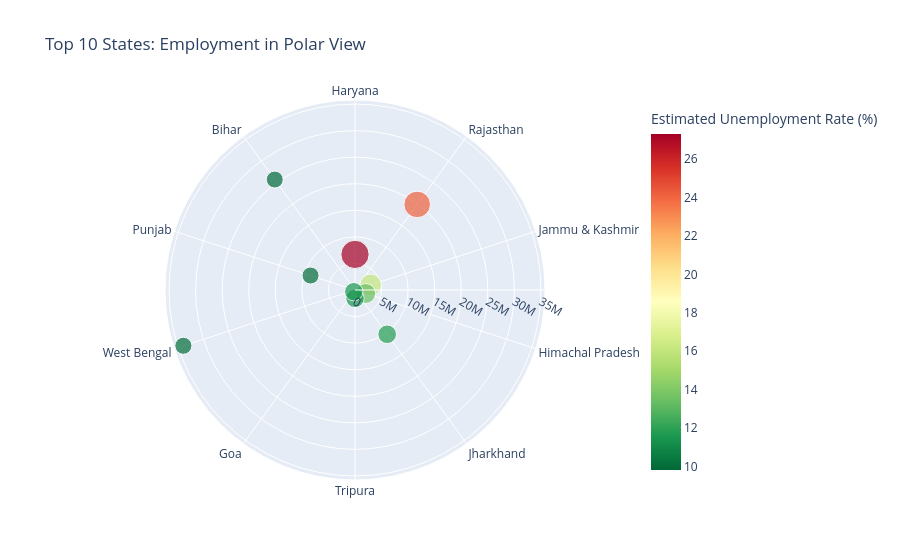

The code cell stored with this chart in its notebook:
### Code cell
# RADIAL SCATTER/ 'Top 10 States: Employment in Polar View
df_radial = df_latest.sort_values('Estimated Unemployment Rate (%)', ascending=False).head(10)
fig12 = px.scatter_polar(df_radial,
                        r='Estimated Employed',
                        theta='Region',
                        size='Estimated Unemployment Rate (%)',
                        color='Estimated Unemployment Rate (%)',
                        color_continuous_scale='RdYlGn_r',
                        title='Top 10 States: Employment in Polar View')
fig12.show()

### Figure 1 — Plotly figure (JSON) as saved in the notebook; plotly's stock layout.template omitted (floating-point values rounded to 4 significant figures)
{"data": [{"hovertemplate": "Estimated Employed=%{r}<br>Region=%{theta}<br>Estimated Unemployment Rate (%)=%{marker.color}<extra></extra>", "legendgroup": "", "marker": {"color": [27.31, 24.15, 16.14, 13.46, 11.8, 11.57, 11.54, 9.98, 9.88, 9.82], "coloraxis": "coloraxis", "size": [27.31, 24.15, 16.14, 13.46, 11.8, 11.57, 11.54, 9.98, 9.88, 9.82], "sizemode": "area", "sizeref": 0.06828, "symbol": "circle"}, "mode": "markers", "name": "", "r": [6698551, 19908808, 3106691, 2123965, 10302276, 1576529, 392304, 33962549, 8800430, 25693252], "showlegend": false, "subplot": "polar", "theta": ["Haryana", "Rajasthan", "Jammu & Kashmir", "Himachal Pradesh", "Jharkhand", "Tripura", "Goa", "West Bengal", "Punjab", "Bihar"], "type": "scatterpolar"}], "layout": {"coloraxis": {"colorbar": {"title": {"text": "Estimated Unemployment Rate (%)"}}, "colorscale": [[0, "rgb(0,104,55)"], [0.1, "rgb(26,152,80)"], [0.2, "rgb(102,189,99)"], [0.3, "rgb(166,217,106)"], [0.4, "rgb(217,239,139)"], [0.5, "rgb(255,255,191)"], [0.6, "rgb(254,224,139)"], [0.7, "rgb(253,174,97)"], [0.8, "rgb(244,109,67)"], [0.9, "rgb(215,48,39)"], [1, "rgb(165,0,38)"]]}, "legend": {"itemsizing": "constant", "tracegroupgap": 0}, "polar": {"angularaxis": {"direction": "clockwise", "rotation": 90}, "domain": {"x": [0, 1], "y": [0, 1]}}, "title": {"text": "Top 10 States: Employment in Polar View"}}}
